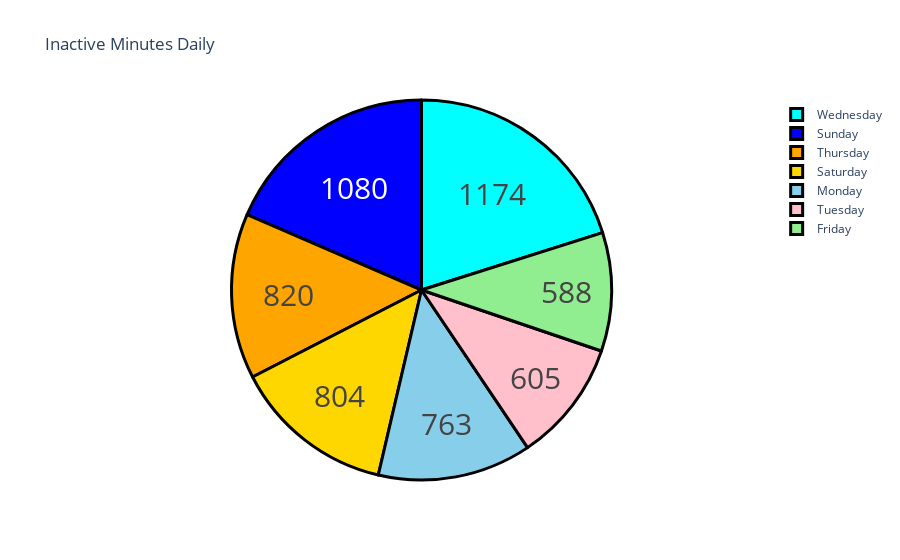

Notebook cell for this chart:
### Markdown cell above
Now let's have a look at the number of inactive minutes on each day of the week

### Code cell
day = data["Day"].value_counts()
label = day.index
counts = data["SedentaryMinutes"]
colors = ['gold', 'lightgreen', "pink", "blue", "skyblue", "cyan", "orange"]

fig = go.Figure(data=[go.Pie(labels=label, values=counts)])
fig.update_layout(title_text='Inactive Minutes Daily')
fig.update_traces(hoverinfo='label+percent', textinfo='value', textfont_size=30,
                  marker=dict(colors=colors, line=dict(color='black', width=3)))
fig.show()

### Figure 1 — Plotly figure (JSON) as saved in the notebook; plotly's stock layout.template omitted (floating-point values rounded to 4 significant figures; data arrays with more than 128 entries replaced by an {"elided": "..."} marker saying what was removed)
{"data": [{"hoverinfo": "label+percent", "labels": ["Saturday", "Friday", "Tuesday", "Sunday", "Monday", "Wednesday", "Thursday"], "marker": {"colors": ["gold", "lightgreen", "pink", "blue", "skyblue", "cyan", "orange"], "line": {"color": "black", "width": 3}}, "textfont": {"size": 30}, "textinfo": "value", "type": "pie", "values": {"elided": "457 int values"}}], "layout": {"title": {"text": "Inactive Minutes Daily"}}}
